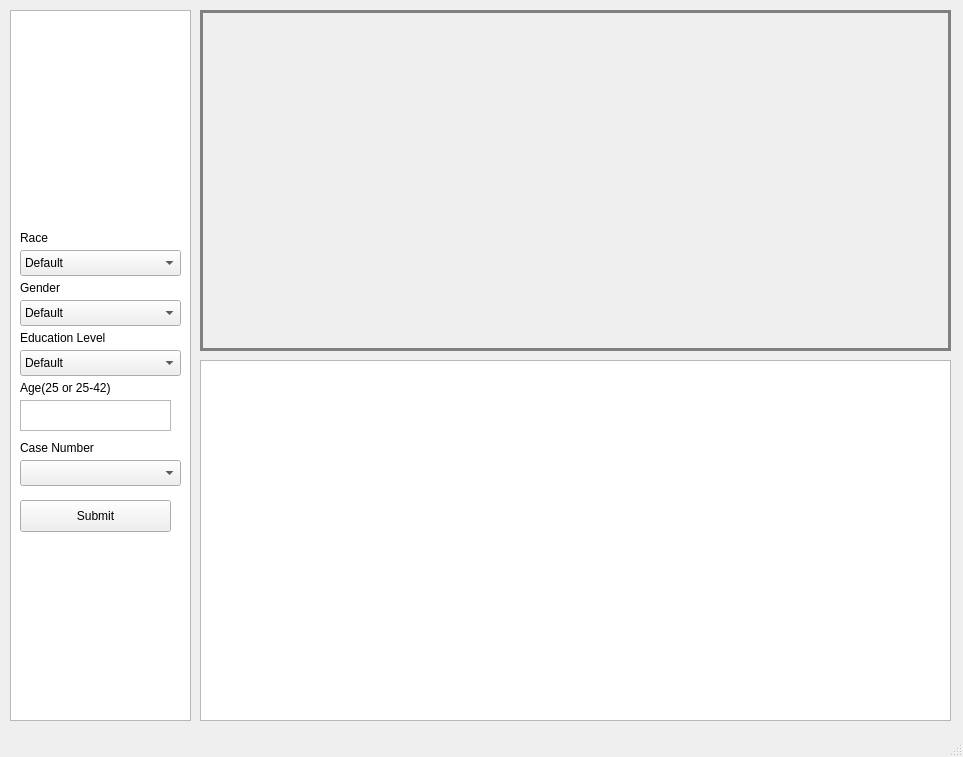
<?xml version="1.0" encoding="UTF-8"?>
<ui version="4.0">
 <class>MainWindow</class>
 <widget class="QMainWindow" name="MainWindow">
  <property name="geometry">
   <rect>
    <x>0</x>
    <y>0</y>
    <width>963</width>
    <height>757</height>
   </rect>
  </property>
  <property name="windowTitle">
   <string>MainWindow</string>
  </property>
  <widget class="QWidget" name="centralwidget">
   <widget class="QLabel" name="username">
    <property name="geometry">
     <rect>
      <x>670</x>
      <y>10</y>
      <width>121</width>
      <height>20</height>
     </rect>
    </property>
    <property name="text">
     <string/>
    </property>
   </widget>
   <widget class="QListWidget" name="listWidget">
    <property name="geometry">
     <rect>
      <x>10</x>
      <y>10</y>
      <width>181</width>
      <height>711</height>
     </rect>
    </property>
   </widget>
   <widget class="QLabel" name="Race_label">
    <property name="geometry">
     <rect>
      <x>20</x>
      <y>230</y>
      <width>161</width>
      <height>16</height>
     </rect>
    </property>
    <property name="minimumSize">
     <size>
      <width>161</width>
      <height>0</height>
     </size>
    </property>
    <property name="text">
     <string>Race</string>
    </property>
   </widget>
   <widget class="QComboBox" name="Race_comboBox">
    <property name="geometry">
     <rect>
      <x>20</x>
      <y>250</y>
      <width>161</width>
      <height>26</height>
     </rect>
    </property>
    <item>
     <property name="text">
      <string>Default</string>
     </property>
    </item>
    <item>
     <property name="text">
      <string>Native American or Alaska Native</string>
     </property>
    </item>
    <item>
     <property name="text">
      <string>Asian or Pacific Islander</string>
     </property>
    </item>
    <item>
     <property name="text">
      <string>Black or African American </string>
     </property>
    </item>
    <item>
     <property name="text">
      <string>White or European American</string>
     </property>
    </item>
    <item>
     <property name="text">
      <string>Non-White Hispanic</string>
     </property>
    </item>
    <item>
     <property name="text">
      <string>Bi- / multi-racial</string>
     </property>
    </item>
    <item>
     <property name="text">
      <string>Other </string>
     </property>
    </item>
   </widget>
   <widget class="QComboBox" name="Gender_comboBox">
    <property name="geometry">
     <rect>
      <x>20</x>
      <y>300</y>
      <width>161</width>
      <height>26</height>
     </rect>
    </property>
    <item>
     <property name="text">
      <string>Default</string>
     </property>
    </item>
    <item>
     <property name="text">
      <string>Male</string>
     </property>
    </item>
    <item>
     <property name="text">
      <string>Female</string>
     </property>
    </item>
   </widget>
   <widget class="QLabel" name="Gender_label">
    <property name="geometry">
     <rect>
      <x>20</x>
      <y>280</y>
      <width>161</width>
      <height>16</height>
     </rect>
    </property>
    <property name="text">
     <string>Gender</string>
    </property>
   </widget>
   <widget class="QComboBox" name="edu_comboBox">
    <property name="geometry">
     <rect>
      <x>20</x>
      <y>350</y>
      <width>161</width>
      <height>26</height>
     </rect>
    </property>
    <item>
     <property name="text">
      <string>Default</string>
     </property>
    </item>
    <item>
     <property name="text">
      <string>Less than High School </string>
     </property>
    </item>
    <item>
     <property name="text">
      <string>High-School / GED</string>
     </property>
    </item>
    <item>
     <property name="text">
      <string>Some College but no degree</string>
     </property>
    </item>
    <item>
     <property name="text">
      <string>Diploma or certificate from vocational, technical or trade school</string>
     </property>
    </item>
    <item>
     <property name="text">
      <string>Associates Degree</string>
     </property>
    </item>
    <item>
     <property name="text">
      <string>Bachelors Degree</string>
     </property>
    </item>
    <item>
     <property name="text">
      <string>Masters Degree</string>
     </property>
    </item>
    <item>
     <property name="text">
      <string>Professional School Degree</string>
     </property>
    </item>
    <item>
     <property name="text">
      <string>Doctorate</string>
     </property>
    </item>
   </widget>
   <widget class="QLabel" name="Edu_label">
    <property name="geometry">
     <rect>
      <x>20</x>
      <y>330</y>
      <width>161</width>
      <height>16</height>
     </rect>
    </property>
    <property name="text">
     <string>Education Level</string>
    </property>
   </widget>
   <widget class="QComboBox" name="comboBox_4">
    <property name="geometry">
     <rect>
      <x>20</x>
      <y>460</y>
      <width>161</width>
      <height>26</height>
     </rect>
    </property>
   </widget>
   <widget class="QLabel" name="label_4">
    <property name="geometry">
     <rect>
      <x>20</x>
      <y>440</y>
      <width>161</width>
      <height>16</height>
     </rect>
    </property>
    <property name="text">
     <string>Case Number</string>
    </property>
   </widget>
   <widget class="QLabel" name="Age_label">
    <property name="geometry">
     <rect>
      <x>20</x>
      <y>380</y>
      <width>161</width>
      <height>16</height>
     </rect>
    </property>
    <property name="text">
     <string>Age(25 or 25-42)</string>
    </property>
   </widget>
   <widget class="QTextEdit" name="Age_input">
    <property name="geometry">
     <rect>
      <x>20</x>
      <y>400</y>
      <width>151</width>
      <height>31</height>
     </rect>
    </property>
   </widget>
   <widget class="QPushButton" name="pushButton">
    <property name="geometry">
     <rect>
      <x>20</x>
      <y>500</y>
      <width>151</width>
      <height>32</height>
     </rect>
    </property>
    <property name="text">
     <string>Submit</string>
    </property>
   </widget>
   <widget class="QTableView" name="Summary_table">
    <property name="geometry">
     <rect>
      <x>200</x>
      <y>360</y>
      <width>751</width>
      <height>361</height>
     </rect>
    </property>
    <attribute name="horizontalHeaderHighlightSections">
     <bool>false</bool>
    </attribute>
   </widget>
   <widget class="QLabel" name="Graph_label">
    <property name="geometry">
     <rect>
      <x>200</x>
      <y>10</y>
      <width>751</width>
      <height>341</height>
     </rect>
    </property>
    <property name="styleSheet">
     <string notr="true">#Graph_label {
	border: 3px solid gray;
 }</string>
    </property>
    <property name="text">
     <string/>
    </property>
   </widget>
  </widget>
  <widget class="QStatusBar" name="statusbar"/>
 </widget>
 <resources/>
 <connections/>
</ui>
